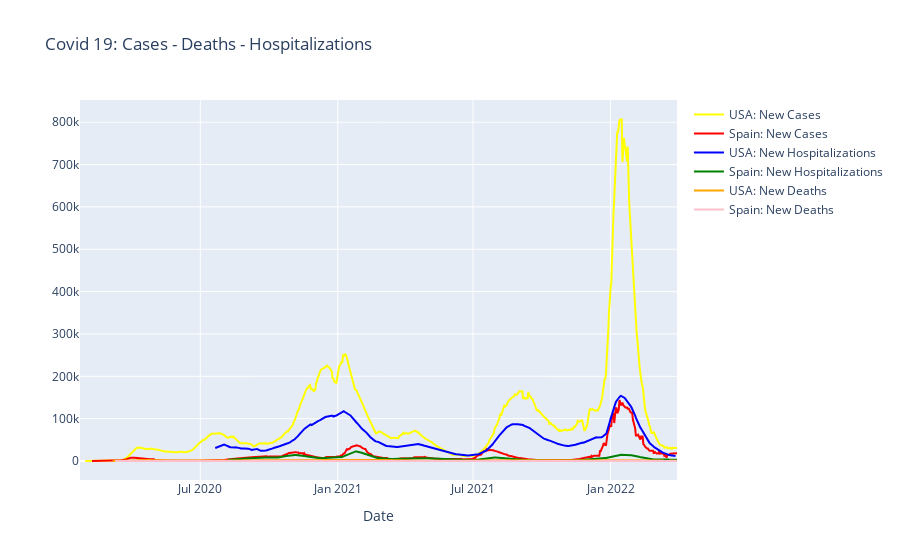

Notebook cell for this chart:
### Code cell
country = covid_df[covid_df["iso_code"] == inp].copy()
if country.empty:
    print("Country code doesnt exist! :(")
else:
    country_filtered = country[["new_cases_smoothed", "new_deaths_smoothed", "weekly_hosp_admissions"]] 
    spain_filtered.loc[spain_filtered['new_cases_smoothed'] < 0, 'new_cases_smoothed']=np.nan
    spain_filtered.loc[spain_filtered['new_deaths_smoothed'] < 0, 'new_deaths_smoothed']=np.nan
    spain_filtered = spain_filtered.fillna(method="ffill")

    # Creating trace1
    trace1 = go.Scatter(
                        x = country_filtered.index,
                        y = country_filtered["new_cases_smoothed"],
                        mode = "lines",
                        name = inp + ": New Cases",
                        marker = dict(color = 'yellow'),
                        text= country_filtered["new_cases_smoothed"])
    # Creating trace2
    trace2 = go.Scatter(
                        x = country_filtered.index,
                        y = country_filtered["weekly_hosp_admissions"],
                        mode = "lines",
                        name = inp + ": New Hospitalizations",
                        marker = dict(color = 'blue'),
                        text= country_filtered["weekly_hosp_admissions"])
    trace3 = go.Scatter(
                        x = country_filtered.index,
                        y = country_filtered["new_deaths_smoothed"],
                        mode = "lines",
                        name = inp + ": New Deaths",
                        marker = dict(color = 'orange'),
                        text= country_filtered["new_deaths_smoothed"])
    trace4 = go.Scatter(
                        x = spain_filtered.index,
                        y = spain_filtered["new_cases_smoothed"],
                        mode = "lines",
                        name = "Spain: New Cases",
                        marker = dict(color = 'red'),
                        text= spain_filtered["new_cases_smoothed"])
    # Creating trace2
    trace5 = go.Scatter(
                        x = spain_filtered.index,
                        y = spain_filtered["weekly_hosp_admissions"],
                        mode = "lines",
                        name = "Spain: New Hospitalizations",
                        marker = dict(color = 'green'),
                        text= spain_filtered["weekly_hosp_admissions"])
    trace6 = go.Scatter(
                        x = spain_filtered.index,
                        y = spain_filtered["new_deaths_smoothed"],
                        mode = "lines",
                        name = "Spain: New Deaths",
                        marker = dict(color = 'pink'),
                        text= spain_filtered["new_deaths_smoothed"])
    
    data = [trace1, trace4, trace2, trace5, trace3, trace6]
    layout = dict(title = 'Covid 19: Cases - Deaths - Hospitalizations',
                xaxis= dict(title= 'Date',ticklen= 5,zeroline= False)
                )
    fig = dict(data = data, layout = layout)
    iplot(fig)

### Figure 1 — Plotly figure (JSON) as saved in the notebook; plotly's stock layout.template omitted (floating-point values rounded to 4 significant figures; data arrays with more than 128 entries replaced by an {"elided": "..."} marker saying what was removed)
{"data": [{"marker": {"color": "yellow"}, "mode": "lines", "name": "USA: New Cases", "text": {"elided": "800 float values"}, "type": "scatter", "x": {"elided": "800 str values"}, "y": {"elided": "800 float values"}}, {"marker": {"color": "red"}, "mode": "lines", "name": "Spain: New Cases", "text": {"elided": "790 float values"}, "type": "scatter", "x": {"elided": "790 str values"}, "y": {"elided": "790 float values"}}, {"marker": {"color": "blue"}, "mode": "lines", "name": "USA: New Hospitalizations", "text": {"elided": "800 int values"}, "type": "scatter", "x": {"elided": "800 str values"}, "y": {"elided": "800 int values"}}, {"marker": {"color": "green"}, "mode": "lines", "name": "Spain: New Hospitalizations", "text": {"elided": "790 int values"}, "type": "scatter", "x": {"elided": "790 str values"}, "y": {"elided": "790 int values"}}, {"marker": {"color": "orange"}, "mode": "lines", "name": "USA: New Deaths", "text": {"elided": "800 float values"}, "type": "scatter", "x": {"elided": "800 str values"}, "y": {"elided": "800 float values"}}, {"marker": {"color": "pink"}, "mode": "lines", "name": "Spain: New Deaths", "text": {"elided": "790 float values"}, "type": "scatter", "x": {"elided": "790 str values"}, "y": {"elided": "790 float values"}}], "layout": {"title": {"text": "Covid 19: Cases - Deaths - Hospitalizations"}, "xaxis": {"ticklen": 5, "title": {"text": "Date"}, "zeroline": false}}}
